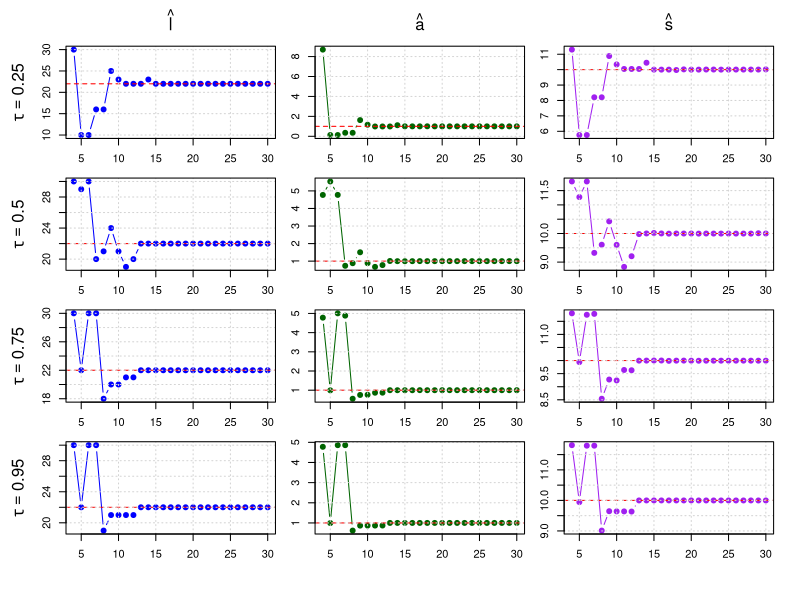

Recreate this plot in R.
# # ---------------------------------------------------------------------------
# # Generate Figures 3, 4a, and 4b for tau = 0.5, 0.75, 0.95
# # ---------------------------------------------------------------------------
# 
# # Laplace Noise Generator
# rlaplace <- function(n, location = 0, scale = 1) {
#   u <- runif(n, -0.5, 0.5)
#   location - scale * sign(u) * log(1 - 2 * abs(u))
# }
# 
# # Quantile Loss
# quantile_loss <- function(u, tau) {
#   u * ( tau - (u < 0) )
# }
# 
# # Weighted Quantile
# med_weighted_tau <- function(I, l, s, tau) {
#   T <- length(I)
#   x <- I * exp(((1:T) - l)^2 / s^2)
#   w <- exp(-((1:T) - l)^2 / s^2)
#   o <- order(x)
#   x_sorted <- x[o]
#   w_sorted <- w[o]
#   cum_w <- cumsum(w_sorted)
#   cutoff <- tau * sum(w_sorted)
#   k <- min(which(cum_w >= cutoff))
#   return(x_sorted[k]) 
# }
# 
# # Estimators
# compute_a <- function(I, l, s, tau) {
#   med_weighted_tau(I, l, s, tau)
# }
# 
# objective_function <- function(I, a, l, s, tau) {
#   t <- seq_along(I)
#   fitted <- a * exp(-((t - l)^2) / s^2)
#   u <- I - fitted
#   mean(quantile_loss(u, tau))
# }
# 
# search_best_s <- function(I, l, tau) {
#   f_obj <- function(s) {
#     a_hat <- compute_a(I, l, s, tau)
#     objective_function(I, a_hat, l, s, tau)
#   }
#   optimize(f_obj, interval = c(1, 20), tol = 1e-4)$minimum
# }
# 
# estimate_params <- function(I, tau, h) {
#   losses <- sapply(1:h, function(l) {
#     s_hat <- search_best_s(I, l, tau)
#     a_hat <- compute_a(I, l, s_hat, tau)
#     objective_function(I, a_hat, l, s_hat, tau)
#   })
#   l_hat <- which.min(losses)
#   s_hat <- search_best_s(I, l_hat, tau)
#   a_hat <- compute_a(I, l_hat, s_hat, tau)
#   list(l_hat = l_hat, s_hat = s_hat, a_hat = a_hat)
# }
# 
# # ---------------------------------------------------------------------------
# # Settings
# # ---------------------------------------------------------------------------
# A_true <- 1
# L_true <- 22
# S_true <- 10
# snr <- 1000
# seed <- 280
# h <- 30
# T_vals <- 4:h
# taus <- c(0.25, 0.5, 0.75, 0.95)
# 
# pdf(file = "fig3_4a_4b_combined.pdf", width = 8, height = 8)
# par(mfrow = c(4, 3), mar = c(2, 2, 1, 1), oma = c(3, 3, 2.5, 1))  # reduce inner margins, use outer margins
# 
# for (tau in taus) {
#   set.seed(seed)
#   signal_full <- A_true * exp(-((1:h) - L_true)^2 / S_true^2)
#   b <- A_true / (sqrt(2) * snr)
#   noise_full <- rlaplace(h, scale = b)
#   I_full <- signal_full + noise_full
#   
#   l_hats <- numeric(length(T_vals))
#   a_hats <- numeric(length(T_vals))
#   s_hats <- numeric(length(T_vals))
#   
#   for (i in seq_along(T_vals)) {
#     T <- T_vals[i]
#     I_T <- I_full[1:T]
#     est <- estimate_params(I_T, tau, h)
#     l_hats[i] <- est$l_hat
#     a_hats[i] <- est$a_hat
#     s_hats[i] <- est$s_hat
#   }
#   
#   # Column 1: l_hat(T)
#   plot(T_vals, l_hats, type = "b", col = "blue", pch = 19,
#        xlab = "", ylab = "", main = "", axes = FALSE)
#   abline(h = L_true, col = "red", lty = 2)
#   grid()
#   box()
#   axis(1); axis(2)
#   if (tau == taus[1]) mtext(expression(hat(l)), side = 3, line = 1)
#   mtext(bquote(tau == .(tau)), side = 2, line = 3)
#   
#   # Column 2: a_hat(T)
#   plot(T_vals, a_hats, type = "b", col = "darkgreen", pch = 19,
#        xlab = "", ylab = "", main = "", axes = FALSE)
#   abline(h = A_true, col = "red", lty = 2)
#   grid()
#   box()
#   axis(1); axis(2)
#   if (tau == taus[1]) mtext(expression(hat(a)), side = 3, line = 1)
#   
#   # Column 3: s_hat(T)
#   plot(T_vals, s_hats, type = "b", col = "purple", pch = 19,
#        xlab = "", ylab = "", main = "", axes = FALSE)
#   abline(h = S_true, col = "red", lty = 2)
#   grid()
#   box()
#   axis(1); axis(2)
#   if (tau == taus[1]) mtext(expression(hat(s)), side = 3, line = 1)
# }
# 
# dev.off()
# cat("Cleaned combined plot saved as 'fig3_4a_4b_combined.pdf'\n")
# 

# ---------------------------------------------------------------------------
# Generate Figures 3, 4a, and 4b for tau = 0.25, 0.5, 0.75, 0.95
# ---------------------------------------------------------------------------

# Correct GL_{tau,b} noise sampler
rGL_tau_b <- function(n, tau, b) {
  u <- runif(n)
  q <- tau
  sgn <- ifelse(u < q, -1, 1)
  abs_x <- ifelse(sgn == -1,
                  rexp(n, rate = (1 - tau) / b),
                  rexp(n, rate = tau / b))
  sgn * abs_x
}

# Correct GL variance from document
gl_variance <- function(tau) {
  z <- 1 - 2 * tau
  t1 <- tau / (1 + z)^2
  t2 <- (1 - tau) / (1 - z)^2
  mu <- (1 - tau) / (1 - z) - tau / (1 + z)
  t1 + t2 - 0.25 * mu^2
}

# Quantile loss
quantile_loss <- function(u, tau) u * (tau - (u < 0))

# Weighted quantile amplitude
med_weighted_tau <- function(I, l, s, tau) {
  T <- length(I)
  x <- I * exp(((1:T) - l)^2 / s^2)
  w <- exp(-((1:T) - l)^2 / s^2)
  o <- order(x)
  x_sorted <- x[o]; w_sorted <- w[o]
  cum_w <- cumsum(w_sorted)
  k <- min(which(cum_w >= tau * sum(w_sorted)))
  x_sorted[k]
}

# Estimators
compute_a <- function(I, l, s, tau) med_weighted_tau(I, l, s, tau)

objective_function <- function(I, a, l, s, tau) {
  t <- seq_along(I)
  fitted <- a * exp(-((t - l)^2) / s^2)
  mean(quantile_loss(I - fitted, tau))
}

search_best_s <- function(I, l, tau) {
  optimize(function(s) objective_function(I, compute_a(I, l, s, tau), l, s, tau),
           interval = c(1, 20), tol = 1e-4)$minimum
}

estimate_params <- function(I, tau, h) {
  losses <- sapply(1:h, function(l) {
    s_hat <- search_best_s(I, l, tau)
    a_hat <- compute_a(I, l, s_hat, tau)
    objective_function(I, a_hat, l, s_hat, tau)
  })
  l_hat <- which.min(losses)
  s_hat <- search_best_s(I, l_hat, tau)
  a_hat <- compute_a(I, l_hat, s_hat, tau)
  list(l_hat = l_hat, s_hat = s_hat, a_hat = a_hat)
}

# ---------------------------------------------------------------------------
# Settings
# ---------------------------------------------------------------------------
A_true <- 1
L_true <- 22
S_true <- 10
snr <- 1000
seed <- 280
h <- 30
T_vals <- 4:h
taus <- c(0.25, 0.5, 0.75, 0.95)

pdf(file = "fig3_4a_4b_combined.pdf", width = 8, height = 8)
par(mfrow = c(4, 3), mar = c(2, 2, 1, 1), oma = c(3, 3, 2.5, 1))  # reduce inner margins, use outer margins

for (tau in taus) {
  set.seed(seed)
  signal_full <- A_true * exp(-((1:h) - L_true)^2 / S_true^2)
  b <- sqrt((A_true / snr)^2 / gl_variance(tau))
  noise_full <- rGL_tau_b(h, tau, b)
  I_full <- signal_full + noise_full
  
  l_hats <- numeric(length(T_vals))
  a_hats <- numeric(length(T_vals))
  s_hats <- numeric(length(T_vals))
  
  for (i in seq_along(T_vals)) {
    T <- T_vals[i]
    I_T <- I_full[1:T]
    est <- estimate_params(I_T, tau, h)
    l_hats[i] <- est$l_hat
    a_hats[i] <- est$a_hat
    s_hats[i] <- est$s_hat
  }
  
  # Column 1: l_hat(T)
  plot(T_vals, l_hats, type = "b", col = "blue", pch = 19,
       xlab = "", ylab = "", main = "", axes = FALSE)
  abline(h = L_true, col = "red", lty = 2)
  grid(); box(); axis(1); axis(2)
  if (tau == taus[1]) mtext(expression(hat(l)), side = 3, line = 1)
  mtext(bquote(tau == .(tau)), side = 2, line = 3)
  
  # Column 2: a_hat(T)
  plot(T_vals, a_hats, type = "b", col = "darkgreen", pch = 19,
       xlab = "", ylab = "", main = "", axes = FALSE)
  abline(h = A_true, col = "red", lty = 2)
  grid(); box(); axis(1); axis(2)
  if (tau == taus[1]) mtext(expression(hat(a)), side = 3, line = 1)
  
  # Column 3: s_hat(T)
  plot(T_vals, s_hats, type = "b", col = "purple", pch = 19,
       xlab = "", ylab = "", main = "", axes = FALSE)
  abline(h = S_true, col = "red", lty = 2)
  grid(); box(); axis(1); axis(2)
  if (tau == taus[1]) mtext(expression(hat(s)), side = 3, line = 1)
}

dev.off()
cat("Updated combined plot saved as 'fig3_4a_4b_combined.pdf'\n")
